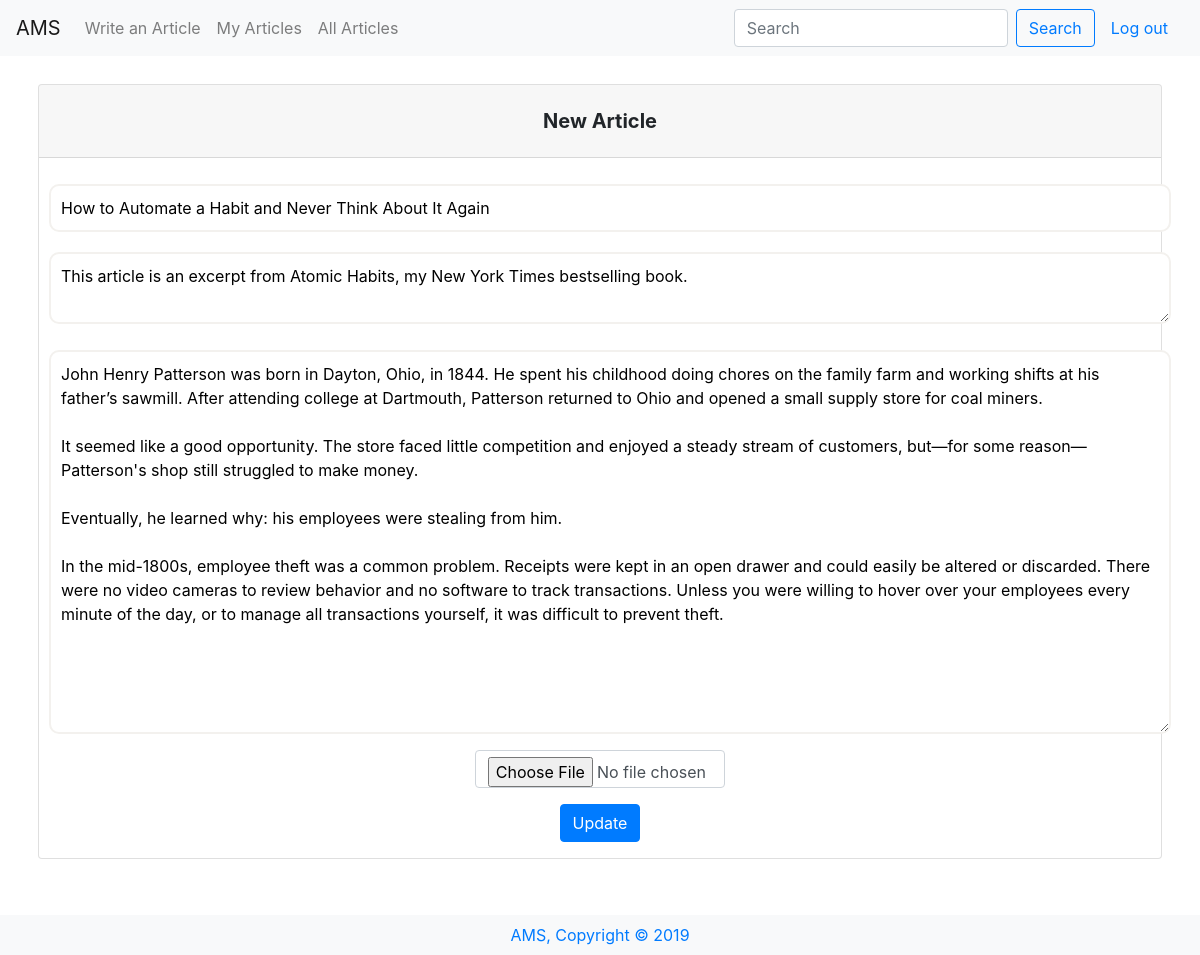
The app's page /edit/5 (signed in) with its own data.
### tables this page shows
CREATE TABLE 'articles' ('id' integer PRIMARY KEY AUTOINCREMENT NOT NULL, 'userid' smallint NOT NULL, 'title' varchar(255) NOT NULL, 'description' varchar(300) NOT NULL, 'content' text NOT NULL, 'like' smallint, 'dislike' smallint, 'image' bytea, 'date' timestamp NOT NULL DEFAULT CURRENT_TIMESTAMP);

### application.py (the view)
@app.route("/edit/<id>", methods=["GET", "POST"])
def edit(id):
    print("article before",id)
    if request.method == "POST":
        print("article after",id)
        userid = session["user_id"]
        title = request.form.get("title")
        description = request.form.get("description")
        content = request.form.get("content")
        image = request.form.get("image")
        db.execute("UPDATE articles SET title=:title, description=:description, content=:content, image=:image WHERE id=:id",
            title=title, description=description, content=content, image=image, id=id)
        return redirect("/view")
    else:
        data= db.execute("select * FROM articles WHERE id= :id", id=id)
        return render_template("edit.html", data=data)

### application.py (called while the page is built)
@app.after_request
def after_request(response):
    response.headers["Cache-Control"] = "no-cache, no-store, must-revalidate"
    response.headers["Expires"] = 0
    response.headers["Pragma"] = "no-cache"
    return response

### templates/edit.html (shortened to what this page needs)
{% extends "layout.html" %}
{% block main %}
<div class="card pb-3 mb-5">
    <h5 class="card-header info-color white-text  mb-3 text-center py-4">
        <strong>New Article</strong>
    </h5>
    <form action="/edit/{{data[0]['id']}}" method="POST">
        <input class="title" name="title" placeholder="Title" value="{{data[0]['title']}}">
        <textarea class="md-6 description" cols="100" name="description"
            placeholder="Description">{{data[0]['description']}}</textarea>
        <textarea name="content" id="textarea" rows="15" cols="100" class="content" placeholder="Your Article here..."
            value="">{{data[0]['content']}}</textarea>
        <div class="custom-file mb-3 col-md-3">
            <input type="file" name="image" class="form-control" accept="image/*" />
        </div>
        <br>
        <button class="btn btn-primary" type="submit">Update</button>
    </form>
</div>
{% endblock %}

### static/styles.css (style rules this page uses)
.title { width: 100%; border-radius: 10px; border: 2px solid rgb(243, 241, 238); padding: 10px; margin: 10px; }
.description, .content { width: 100%; border-radius: 10px; border: 2px solid rgb(243, 241, 238); padding: 10px; margin: 10px; }

### records on screen
articles: title "How to Automate a Habit and Never Think About It Again", description "This article is an excerpt from Atomic Habits, my New York Times bestselling book.", content "John Henry Patterson was born in Dayton, Ohio, in 1844. He spent his childhood doing chores on the family farm and working shifts at his father’s sawmill. After attending college at Dartmouth, Patterson returned to Ohio and opened a small supply store for coal miners. It seemed like a good opportunity. The store faced little competition and enjoyed a steady stream of customers, but—for some reason—Patterson's shop still struggled to make money. Eventually, he learned why: his employees were stealing from him. In the mid-1800s, employee theft was a common problem. Receipts were kept in an open drawer and could easily be altered or discarded. There were no video cameras to review behavior and…"
